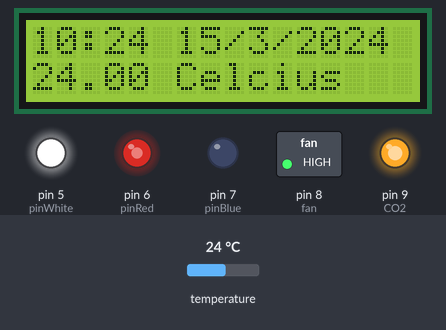
This sketch was run on a simulated Arduino Uno, built with avr-gcc and run on an emulated ATmega328P. Parts: 16×2 character LCD, switched loads named in the sketch (green lamp = pin HIGH), output pins drawn as LEDs (lit = HIGH). The test bench sets the inputs (shaded band); at power-on: temperature 24 °C. The local clock reads 2024-03-15 10:24:30 at power-on unless the sketch sets it; what the sketch prints to the serial monitor is not drawn.

Above: at 1.2 s.
1.3 s: temperature set to 10.5 °C
At 3.8 s:
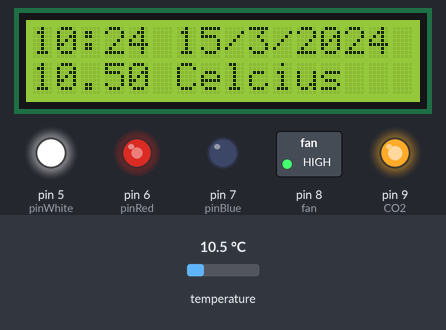
4.1 s: temperature set to 9.2 °C
At 5.3 s:
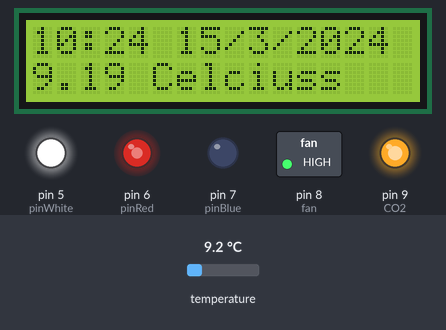
6.6 s: temperature set to 12 °C
At 9.5 s:
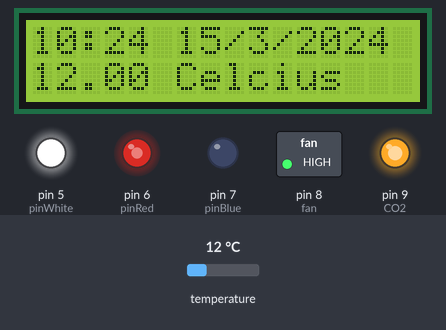
Timing chart, 0 to 32.2 s (numbered marks = the images above; inputs shaded):
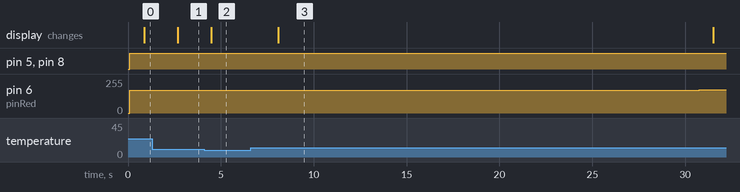

Measured:
- the behaviour switches between 10 and 9.9 °C on temperature (found by bisection; images 1 and 2)
- after the input at 1.3 s, the display: changes after 1.4 s (image 1)
- after the input at 4.1 s, the display: changes after 0.39 s (image 2)
- after the input at 6.6 s, the display: changes after 1.5 s (image 3)

The sketch:

tank.ino
```cpp
/*
 * TimeRTC.pde
 * example code illustrating Time library with Real Time Clock.
 *
 */

#include <Time.h>
#include <Wire.h>
#include <DS1307RTC.h>  // a basic DS1307 library that returns time as a time_t
#include <TimeAlarms.h>
#include <LiquidCrystal_I2C.h>
#include <OneWire.h>
#include <DallasTemperature.h>

#define Pin 2
#define fan 8
#define CO2 9

int pinWhite=5;
int pinRed = 6;
int pinBlue = 7;

// Set the LCD address to 0x27 for a 16 chars and 2 line display
LiquidCrystal_I2C lcd(0x27, 16, 2);

OneWire ourWire(Pin);
DallasTemperature sensors(&ourWire);

void setup()  {
  Serial.begin(9600);
  //while (!Serial) ; // wait until Arduino Serial Monitor opens
  setSyncProvider(RTC.get);   // the function to get the time from the RTC
  if(timeStatus()!= timeSet)
     Serial.println("Unable to sync with the RTC");
  else
     Serial.println("RTC has set the system time");
  //Alarm.timerRepeat(60, digitalClockDisplay);
  pinMode(pinWhite,OUTPUT);
  pinMode(pinRed,OUTPUT);
  pinMode(pinBlue,OUTPUT);
  pinMode(CO2,OUTPUT);
  analogWrite(pinWhite,0);
  analogWrite(pinRed,0);
  analogWrite(pinBlue,0);
  lcd.begin();
  lcd.backlight();
  sensors.begin();
  Alarm.alarmRepeat(6,0,0, turnOnCO2); //Turn CO2 on, every day at 6 am.
  Alarm.alarmRepeat(18,0,0, turnOffCO2); //Turn CO2 on, every day at 6 pm.
  checkCO2();
}

void loop()
{
  checkLight();
  updateLCD();
  digitalClockDisplay();
  Alarm.delay(1000);
}

void updateLCD(){
  sensors.requestTemperatures();
  // digital clock display of the time
  lcd.setCursor(0,0);
  lcd.print(hour());
  printDigitsLCD(minute());
//  printDigitsLCD(second());
  lcd.print(" ");
  lcd.print(day());
  lcd.print("/");
  lcd.print(month());
  lcd.print("/");
  lcd.print(year());
  lcd.setCursor(0,1);
  lcd.print(sensors.getTempCByIndex(0));
  lcd.print(" Celcius");
}

void printDigitsLCD(int digits){
  // utility function for digital clock display: prints preceding colon and leading 0
  lcd.print(":");
  if(digits < 10)
    lcd.print('0');
  lcd.print(digits);
}

void digitalClockDisplay(){
  // digital clock display of the time
  Serial.print(hour());
  printDigits(minute());
  printDigits(second());
  Serial.print(" ");
  Serial.print(day());
  Serial.print(" ");
  Serial.print(month());
  Serial.print(" ");
  Serial.print(year());
  Serial.println();
}

void printDigits(int digits){
  // utility function for digital clock display: prints preceding colon and leading 0
  Serial.print(":");
  if(digits < 10)
    Serial.print('0');
  Serial.print(digits);
}

void checkLight(){
  int eMin = ((hour())*60)+minute();
  if (hour() == 23){
    eMin = minute();
  }
  //Serial.print("eMin ");
  //Serial.println(eMin);
  int val;
  if(eMin >= 360 && eMin <= 539){ //6am - 9am
    Serial.println("Amanecer");
    val=map(eMin,360,539,0,255);
    Serial.print("White - ");
    Serial.println(val);
    analogWrite(pinWhite,val);
    val=map(eMin,360,539,10,100);
    Serial.print("Red - ");
    Serial.println(val);
    analogWrite(pinRed,val);
    analogWrite(pinBlue,0);
    analogWrite(fan, 0);
  }else if(eMin >= 540 && eMin <= 720){ //9am - 12pm
    Serial.println("Luz de dia");
    analogWrite(pinWhite,255);
    val=map(eMin,540,720,100,255);
    analogWrite(pinRed,val);
    analogWrite(pinBlue,0);
    analogWrite(fan, 150);
    //Serial.print("White - ");
    //Serial.println(val);
  }else if(eMin >= 721 && eMin <= 1079){ //12pm - 6pm
    Serial.println("Luz de dia2");
    analogWrite(pinWhite,255);
    analogWrite(pinRed,255);
    analogWrite(pinBlue,0);
    analogWrite(fan, 175);
  }else if(eMin >= 1080 && eMin <= 1109){ //6pm - 6:30pm
    Serial.println("Atardecer");
    val=map(eMin,1080,1109,255,0);
    analogWrite(pinRed,val);
    //Serial.println(val);
    val=map(eMin,1080,1109,255,10);
    analogWrite(pinWhite,val);
    analogWrite(pinBlue,0);
    analogWrite(fan, 150);
  }else if(eMin >= 1110 && eMin <= 1199){ //6_30pm - 8pm
    Serial.println("Anochecer");
    val=map(eMin,1110,1199,10,0);
    analogWrite(pinWhite,val);
    val=map(eMin,1110,1199,0,50);
    analogWrite(pinBlue,val);
    analogWrite(pinRed,0);
    analogWrite(fan, 0);
  }else if(eMin >= 1200 && eMin <= 1319){ //8pm - 10pm
    Serial.println("Anochecer2");
    analogWrite(pinWhite,0);
    analogWrite(pinBlue,50);
    analogWrite(pinRed,0);
    analogWrite(fan, 0);
  }else if(eMin >= 1320 && eMin <= 1438){ //10pm - 11:59pm
    Serial.println("Noche");
    val=map(eMin,1320,1430,50,10);
    analogWrite(pinBlue,val);
    analogWrite(pinWhite,0);
    analogWrite(pinRed,0);
    analogWrite(fan, 0);
  }else if(eMin >= 0 && eMin <= 359){ //0am - 6am
    val=map(eMin,330,359,10,0);
    analogWrite(pinBlue,val);
    analogWrite(pinWhite,0);
    analogWrite(pinRed,0);
    analogWrite(fan, 0);
  }
}

void turnOnCO2(){
  digitalWrite(CO2,HIGH);
}

void turnOffCO2(){
  digitalWrite(CO2,LOW);
}

void checkCO2(){
  if((hour()>=6) && (hour()<=18)){
    turnOnCO2();
  }else{
    turnOffCO2();
  }
}
```
